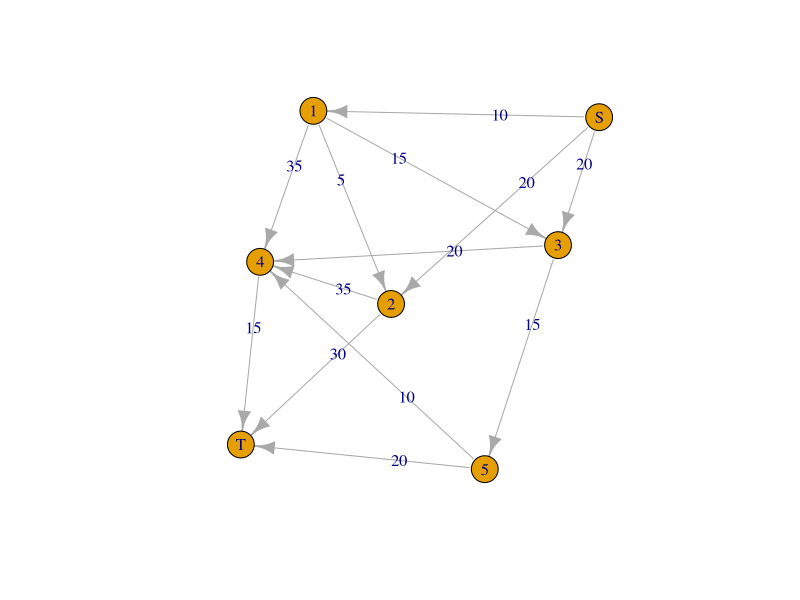
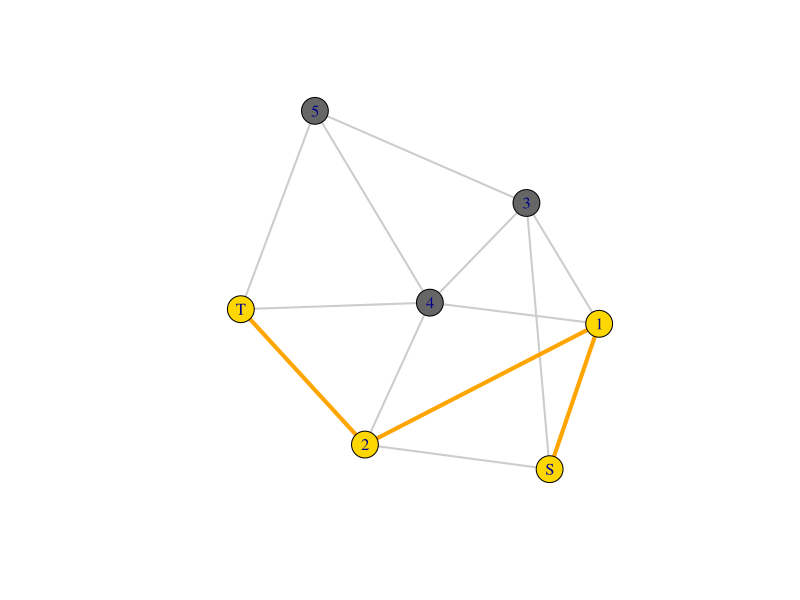
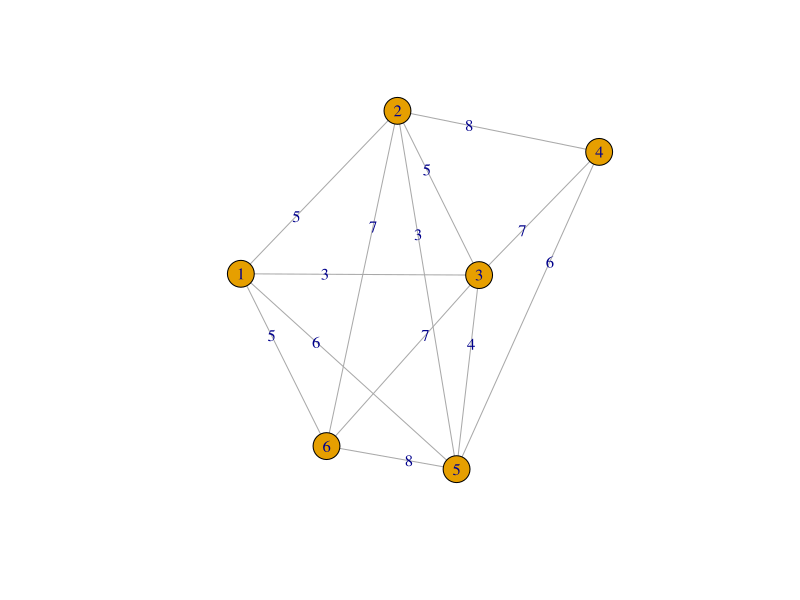
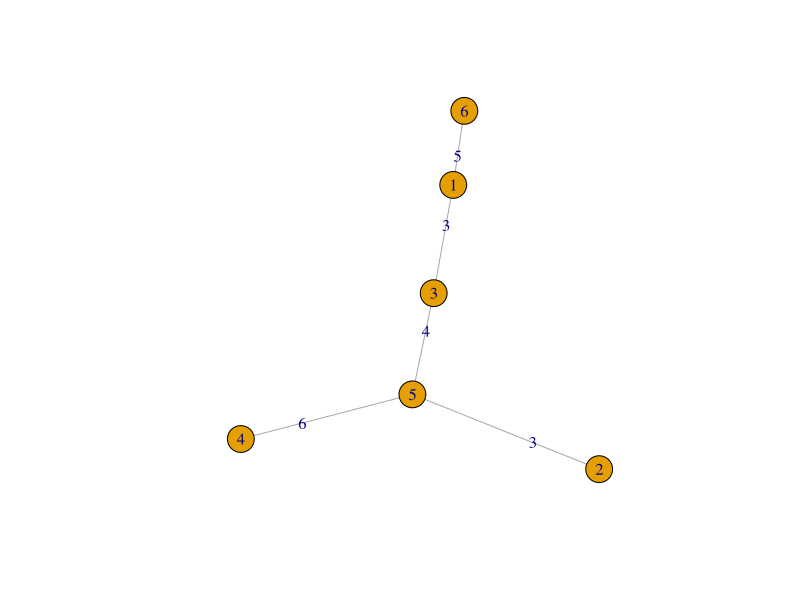

These charts were generated, in order, by the following R code:
install.packages("igraph")

# Shortest path
library(igraph)
NW1 <- matrix(c(0,10,20,20,0,0,0,
                0,0,5,15,35,0,0,
                0,0,0,0,35,0,30,
                0,0,0,0,20,15,0,
                0,0,0,0,0,0,15,
                0,0,0,0,10,0,20,
                0,0,0,0,0,0,0),
              byrow=T, ncol=7)
rownames(NW1) <- colnames(NW1) <- c("S",1:5,"T")

# shorest path matrix NW1
ig <- graph.adjacency(NW1, mode="directed", weighted=TRUE)
plot(ig, edge.label=E(ig)$weight)

# get shortest path, start from S end to T, mode=result: all = show all result
ShortPth <- get.shortest.paths(ig, "S", "T", mode="all", output="both")

ecol <- rep("gray80", ecount(ig))
ecol[unlist(ShortPth$epath)] <- "orange"
ew <- rep(2, ecount(ig))
ew[unlist(ShortPth$epath)] <- 4
vcol <- rep("gray40", vcount(ig))
vcol[unlist(ShortPth$vpath)] <- "gold"
plot(ig, vertex.color=vcol, edge.color=ecol, edge.width=ew, edge.arrow.mode=0)
shortest.paths(ig,"S")

# Minimal spanning tree
library(igraph)
nw.mst <- matrix(c(0,5,3,0,6,5,
                   0,0,5,8,3,7, 
                   0,0,0,7,4,7, 
                   0,0,0,0,6,0, 
                   0,0,0,0,0,8, 
                   0,0,0,0,0,0),
                 byrow=T, ncol=6)
nw.mst <- nw.mst + t(nw.mst)
colnames(nw.mst) <- rownames(nw.mst) <- as.character(1:6)
g <- graph.adjacency(nw.mst, mode="undirected", weighted=TRUE)
plot(g, edge.label=E(g)$weight)
mst.g <- mst(g)
plot(mst.g, edge.label=E(mst.g)$weight)
sum(E(mst.g)$weight) # 길이

# TSP
install.packages("TSP")
library(TSP)
nw.tsp <- matrix(c(0,5,3,Inf,6,5,
                   0,0,5,8,3,7, 
                   0,0,0,7,4,7, 
                   0,0,0,0,6,Inf,
                   0,0,0,0,0,8,
                   0,0,0,0,0,0),
                 byrow=T, ncol=6)
nw.tsp <- nw.tsp + t(nw.tsp)
colnames(nw.tsp) <- rownames(nw.tsp) <- as.character(1:6)
tsp <- TSP(nw.tsp) 
n_of_cities(tsp) 
labels(tsp)
tour <- solve_TSP(tsp) 
names(tour)
tour # 길이
